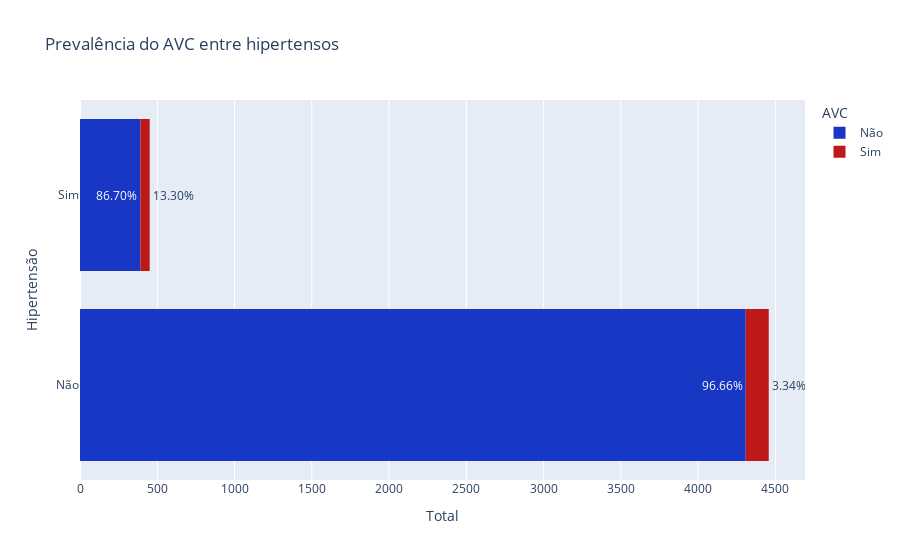

Notebook source saved alongside this figure:
### Markdown cell above
##### Hipertensão

### Code cell
df_copy['hypertension'] = df_copy['hypertension'].replace({1: 'Sim', 0: 'Não'})

custom_colors = ['#1837c4', '#bd1919'] 

dft=df_copy.groupby(['hypertension','stroke']).count().reset_index()
dft['count'] = dft['id']
dft['percentual'] = df_copy.groupby(['hypertension','stroke']).size().groupby(level=0).apply(lambda x: 100 * x/float(x.sum())).values

fig = px.bar(dft, y="hypertension", x='count',  color="stroke", orientation="h", hover_name="stroke",
             text=dft['percentual'].apply(lambda x: '{0:1.2f}%'.format(x)),
             color_discrete_map={
                "Sim": "#bd1919",
                "Não": "#1837c4"},
             labels={
                     "stroke": "AVC",
                     "count": "Total",
                     "text": "Percentual",
                     "hypertension": "Hipertensão"},   
             title="Prevalência do AVC entre hipertensos")

fig.update_traces(dict(marker_line_width=0))
fig.update_traces(textposition='outside')



fig.show()

### Figure 1 — Plotly figure (JSON) as saved in the notebook; plotly's stock layout.template omitted (floating-point values rounded to 4 significant figures)
{"data": [{"alignmentgroup": "True", "hovertemplate": "<b>%{hovertext}</b><br><br>AVC=Não<br>Total=%{x}<br>Hipertensão=%{y}<br>Percentual=%{text}<extra></extra>", "hovertext": ["Não", "Não"], "legendgroup": "Não", "marker": {"color": "#1837c4", "line": {"width": 0}, "pattern": {"shape": ""}}, "name": "Não", "offsetgroup": "Não", "orientation": "h", "showlegend": true, "text": ["96.66%", "86.70%"], "textposition": "outside", "type": "bar", "x": [4308, 391], "xaxis": "x", "y": ["Não", "Sim"], "yaxis": "y"}, {"alignmentgroup": "True", "hovertemplate": "<b>%{hovertext}</b><br><br>AVC=Sim<br>Total=%{x}<br>Hipertensão=%{y}<br>Percentual=%{text}<extra></extra>", "hovertext": ["Sim", "Sim"], "legendgroup": "Sim", "marker": {"color": "#bd1919", "line": {"width": 0}, "pattern": {"shape": ""}}, "name": "Sim", "offsetgroup": "Sim", "orientation": "h", "showlegend": true, "text": ["3.34%", "13.30%"], "textposition": "outside", "type": "bar", "x": [149, 60], "xaxis": "x", "y": ["Não", "Sim"], "yaxis": "y"}], "layout": {"barmode": "relative", "legend": {"title": {"text": "AVC"}, "tracegroupgap": 0}, "title": {"text": "Prevalência do AVC entre hipertensos"}, "xaxis": {"anchor": "y", "domain": [0, 1], "title": {"text": "Total"}}, "yaxis": {"anchor": "x", "domain": [0, 1], "title": {"text": "Hipertensão"}}}}
